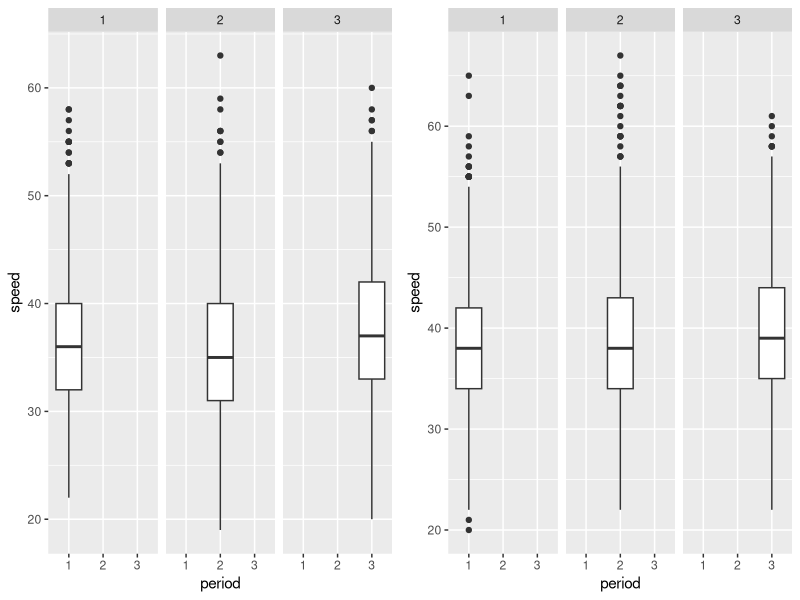

The R source for this figure: (Note: this script raises an error after producing the figure.)
### Stats with R Exercise sheet 7

##########################
#Week 8: ANOVA
##########################

## This exercise sheet contains the exercises that you will need to complete and 
## submit by 23:55 on Monday, December 16. Write the code below the questions. 
## If you need to provide a written answer, comment this out using a hashtag (#). 
## Submit your homework via moodle.
## You are required to work together in groups of three students, but everybody 
## needs to submit the group version of the homework via moodle individually.
## You need to provide a serious attempt to each exercise in order to have
## the assignment graded as complete. 

## Please write below your (and your teammates) name, matriculation number. 
## Name: Noon Pokaratsiri Goldstein, Pauline Sander, Axel Allen
## Matriculation number: 2581469, 2581310, 2579024

## Change the name of the file by adding your matriculation numbers
## (exercise0N_firstID_secondID_thirdID.R)

###########################################################################################



#######################
### Exercise 1: Preparation
#######################

library(boot)
library(ggplot2)
library(reshape)
library(dplyr)

# This time we will be working with the "amis" data frame (package 'boot') that has 
# 8437 rows and 4 columns.

# In a study into the effect that warning signs have on speeding patterns, 
# Cambridgeshire County Council considered 14 pairs of locations. The locations were 
# paired to account for factors such as traffic, volume and type of road. One site in 
# each pair had a sign erected warning of the dangers of speeding and asking drivers 
# to slow down. No action was taken at the second site. Three sets of measurements 
# were taken at each site. 
# Each set of measurements was nominally of the speeds of 100 cars but not all sites 
# have exactly 100 measurements. These speed measurements were taken before the 
# erection of the sign, shortly after the erection of the sign, and again after 
# the sign had been in place for some time.

# a) For the further reference please use ?amis. 
# It may take some time to understand the dataset. 
?amis

# b) Load the dataset, store it into a variable called "data", and briefly inspect it. 
# Feel free to make some plots and calculate some statistics in order to understand 
# the data.
data <- amis
glimpse(data)
head(data)
# c) All our columns have numeric type. Convert the categorial columns to factors.
cols <- c("period", "warning", "pair")
data[cols] <- lapply(data[cols], factor)
glimpse(data)

# d) Plot boxplots for the distribution of `speed` for each of the `period` values 
# (before, immediately after and after some time). Build 2 plots (each containing 3 
# boxplots) side by side depending on the `warning` variable.
# (For all plots here and below please use ggplot)
library(gridExtra)
data_w1 <- filter(data, warning==1)
data_w2 <- filter(data, warning==2)
ggp1 <- ggplot(data_w1, aes(period, speed)) + geom_boxplot() + facet_wrap(~period)
ggp2 <- ggplot(data_w2, aes(period, speed)) + geom_boxplot() + facet_wrap(~period)
grid.arrange(ggp1, ggp2, ncol = 2)  

# e) What can you conclude looking at the plots? What can you say about people's 
# behaviour in different periods: before, immediately after and after some time?
# From the boxplots it seems that the average speed is slight lower, but there are just as many
# individuals who drive excessively faster (outliers). After some time, it seems the average speed
# is back to being as high if not higher than when there was no sign.


# f) What are your ideas about why the data with warning==2 (sites where no sign was 
# erected) was collected?

# In comparison to the site where a warning sign was erected, the average speed doesn't seem to vary
# that much when no sign is erected at all, although it seems that there are more instances of people 
# going excessively faster.

#######################
### Exercise 2: 1-way ANOVA
#######################

# a) First let's create a new data frame which will be used for all exercise 2.
# For the 1-way ANOVA we will be working with a subset of `amis` using only the 
# data for sites where warning signs were erected, which corresponds to warning==1. 
# Therefore first subset your data to filter out warning==2 and then apply cast() 
# to average "speed" over each "pair" and "period". 
# Assign this new data frame to the variable casted_data.
data_w1 <- filter(data, warning==1)
mdata <- melt(data_w1, id.vars = c("pair", "period"),
                 measure.vars = c("speed"))
casted_data <- dcast(mdata, pair + period ~ variable, mean, na.rm = T)

# b) Build boxplots of the average speed depending on "period".
ggplot(casted_data, aes(period, speed)) + geom_boxplot() + facet_wrap(~period)

# c) Looking at the boxplots, is there a difference between the periods?


# Now, let's check the ANOVA assumptions and whether they are violated or not 
# and why.

# d) Independence assumption
# (Figure out the best way to check this assumption and give a detailed justified 
# answer to whether it is violated or not.)
duplicated(casted_data)
#no repeated measures

# e) Normality of residuals
# (Figure out the best way to check this assumption and give a detailed justified 
# answer to whether it is violated or not.)

# f) Homogeneity of variance of residuals
# (Figure out the best way to check this assumption and give a detailed justified 
# answer to whether it is violated or not.)

# g) Now we are ready to perform 1-way ANOVA: please use the function aov() on the 
# speed depending on the period, report p-value and interpret the result in details.


# h) Please do pairwise t-tests of the same variables as in g) using pairwise.t.test().


# i) Report the pairwise p-values and interpret the result in detail.


# j) Try to use no adjustment for pairwise testing and then the Bonferroni correction.
# Does the result change?


#######################
### Exercise 3: 2-way ANOVA
#######################
# a) Now we want to analyze the influence of 2 categorial variables 
# (period and warning) on the speed.
# So let's turn back to our initial dataset amis (not its subset with warning==1).
# First, we need to average the speed over each `pair`, `warning` and `period
# Cast your data again and assign the resuts to casted_data2.

# b) Calculate the mean for each of the 6 possible pairs of `period` and `warning`.


# c) Do you think there is a significant difference between some of the groups?


# d) Now apply the 2-way ANOVA: please use the function aov() on the speed depending 
# on the period and warning.
# Report the p-value and interpret the result in detail.


# e) What do you conclude about the behaviour of drivers based on the 2-way ANOVA?
